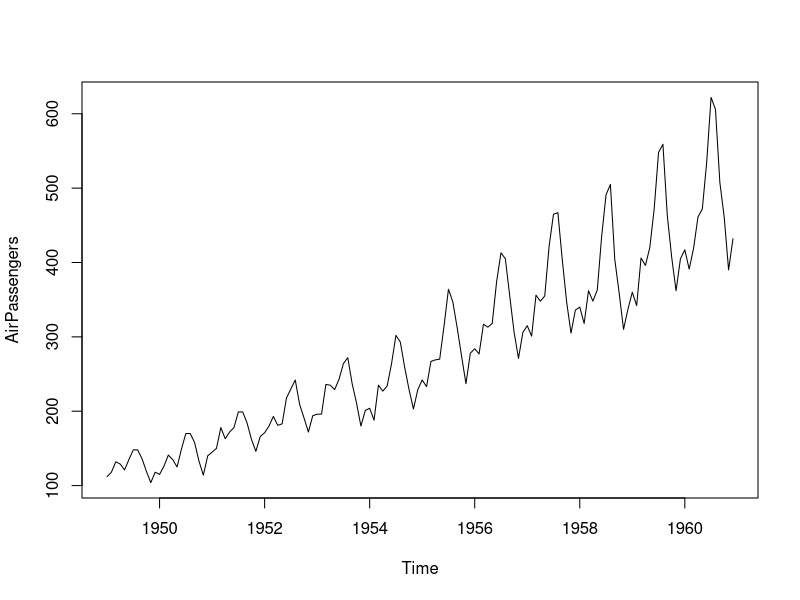
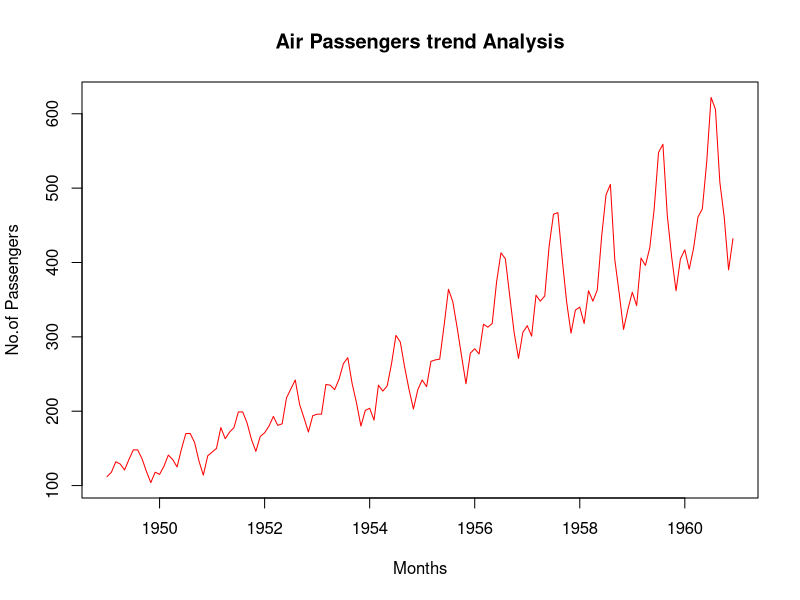
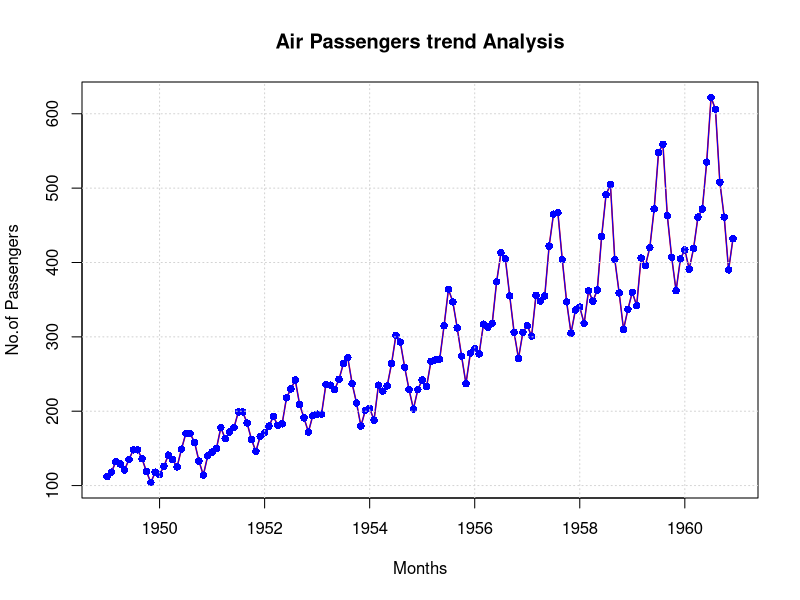
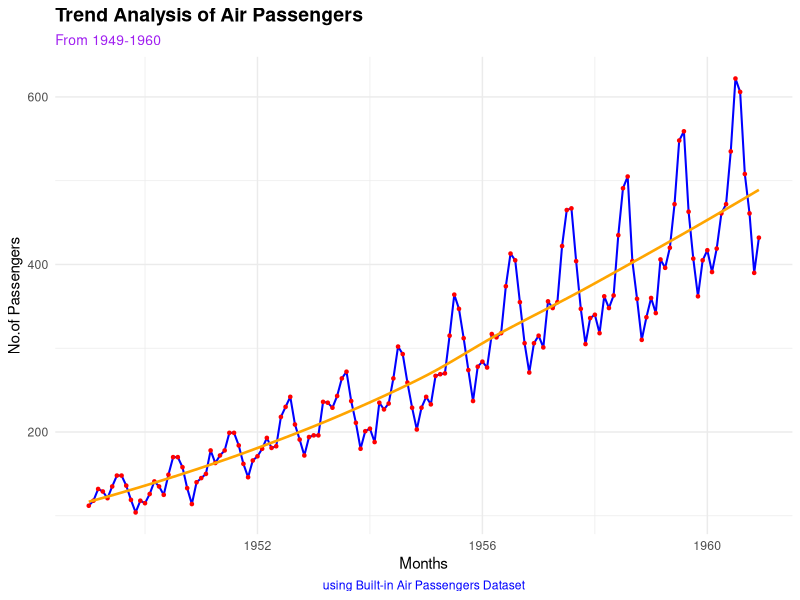

These figures' R source, in order:
#Load air passenger data set
data("AirPassengers")

#verify the dataset
?AirPassengers
class(AirPassengers)
View(AirPassengers)

#convert the dataset to dataframe
ap_df<-data.frame(
  year<-time(AirPassengers),
  passengers=as.numeric(AirPassengers)
)
ap_df

#data frame with years and months separately
ap_df_months<-data.frame(
  year=floor(time(AirPassengers)),
  month=cycle(time(AirPassengers)),
  passengers=as.numeric(AirPassengers)
)
ap_df_months

#Basic plot
plot(AirPassengers)

#plot with title,axis,label and color
plot(AirPassengers,
     type='l',
     main="Air Passengers trend Analysis",
     xlab="Months",
     ylab="No.of Passengers",
     col="red"
)

#changing the line width & point color
plot(AirPassengers,
     type='l',
     lwd=1.5,
     main="Air Passengers trend Analysis",
     xlab="Months",
     ylab="No.of Passengers",
     col="red"
)
points(AirPassengers,
       type='o',
       pch=16,
       col="blue"
)
grid()

#using ggplot2 library
library(ggplot2)

#A basic grid with x&y axes
ggplot(
  ap_df,
  aes(x=year,y=passengers))+
  geom_line(color='blue',linewidth=0.7)+
  labs(
    title='Trend Analysis of Air Passengers',
    subtitle='From 1949-1960',
    caption='using Built-in Air Passengers Dataset',
    x='Months',
    y='No.of Passengers')+
  geom_point(color='red',size=0.9)+
  geom_smooth(se=FALSE,color='orange',linewidth=0.9)+
  theme_minimal()+
  theme(
    plot.title=element_text(face="bold",size=14),
    plot.subtitle=element_text(size=10,color="purple"),
    plot.caption=element_text(color="blue",hjust = 0.5)
  )
